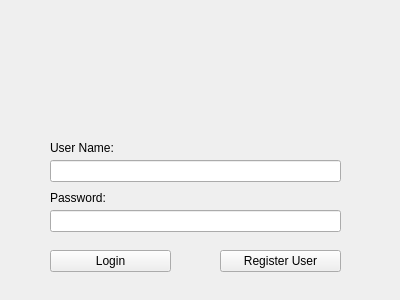
<?xml version="1.0" encoding="UTF-8"?>
<ui version="4.0">
 <class>CLoginForm</class>
 <widget class="QDialog" name="CLoginForm">
  <property name="geometry">
   <rect>
    <x>0</x>
    <y>0</y>
    <width>400</width>
    <height>300</height>
   </rect>
  </property>
  <property name="minimumSize">
   <size>
    <width>400</width>
    <height>300</height>
   </size>
  </property>
  <property name="maximumSize">
   <size>
    <width>400</width>
    <height>300</height>
   </size>
  </property>
  <property name="windowTitle">
   <string>Dialog</string>
  </property>
  <widget class="QLineEdit" name="lE_userName">
   <property name="geometry">
    <rect>
     <x>50</x>
     <y>160</y>
     <width>291</width>
     <height>22</height>
    </rect>
   </property>
  </widget>
  <widget class="QLineEdit" name="lE_password">
   <property name="geometry">
    <rect>
     <x>50</x>
     <y>210</y>
     <width>291</width>
     <height>22</height>
    </rect>
   </property>
   <property name="echoMode">
    <enum>QLineEdit::Password</enum>
   </property>
  </widget>
  <widget class="QLabel" name="lB_userName">
   <property name="geometry">
    <rect>
     <x>50</x>
     <y>140</y>
     <width>81</width>
     <height>16</height>
    </rect>
   </property>
   <property name="text">
    <string>User Name:</string>
   </property>
  </widget>
  <widget class="QLabel" name="lB_password">
   <property name="geometry">
    <rect>
     <x>50</x>
     <y>190</y>
     <width>71</width>
     <height>16</height>
    </rect>
   </property>
   <property name="text">
    <string>Password:</string>
   </property>
  </widget>
  <widget class="QPushButton" name="pB_login">
   <property name="geometry">
    <rect>
     <x>50</x>
     <y>250</y>
     <width>121</width>
     <height>22</height>
    </rect>
   </property>
   <property name="focusPolicy">
    <enum>Qt::NoFocus</enum>
   </property>
   <property name="text">
    <string>Login</string>
   </property>
  </widget>
  <widget class="QPushButton" name="pB_registerUser">
   <property name="geometry">
    <rect>
     <x>220</x>
     <y>250</y>
     <width>121</width>
     <height>22</height>
    </rect>
   </property>
   <property name="focusPolicy">
    <enum>Qt::NoFocus</enum>
   </property>
   <property name="text">
    <string>Register User</string>
   </property>
  </widget>
 </widget>
 <resources/>
 <connections/>
</ui>
